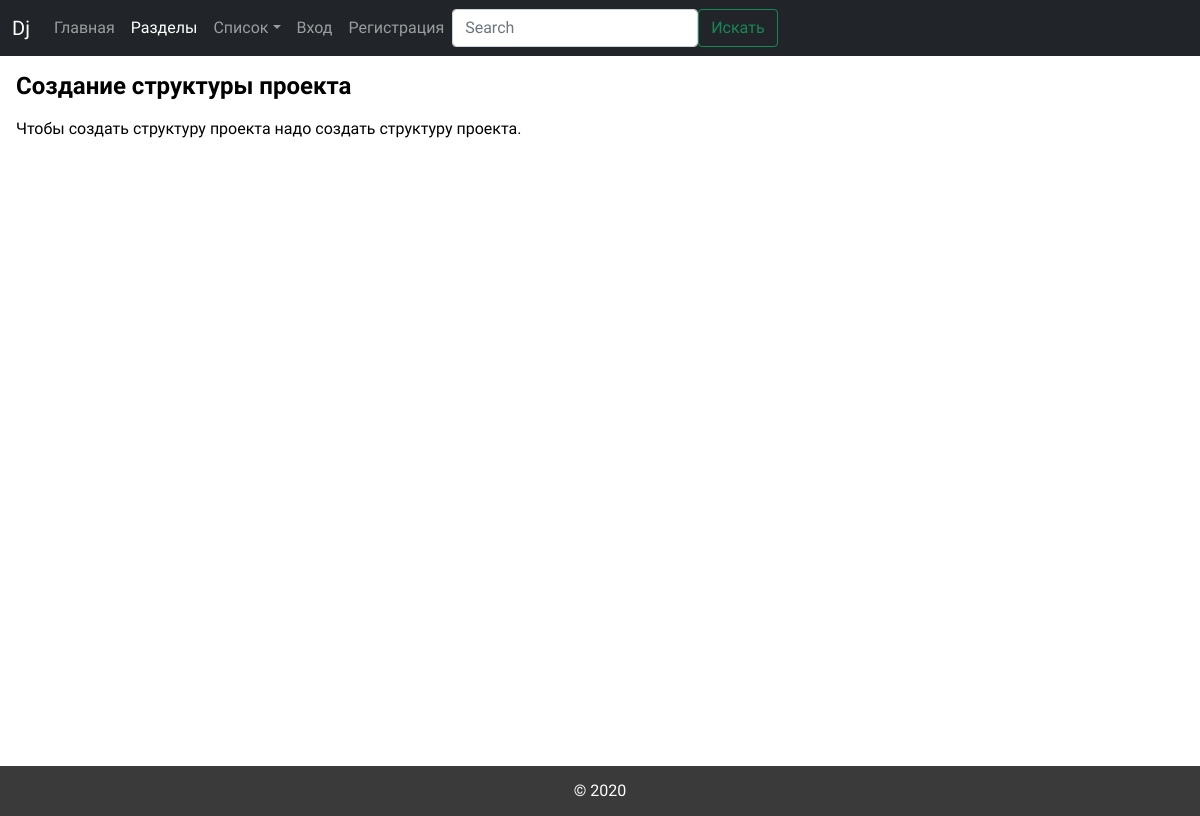
The app's page /learn/4 with its own data.
### main/models.py (models this page shows, shortened)
class titleList(models.Model):
    id_title = models.AutoField(primary_key=True)
    id_section = models.ForeignKey(sectionList, on_delete=models.PROTECT, verbose_name="Раздел")
    title = models.CharField(max_length = 50, verbose_name="Пост")
    article_text = models.TextField(null=True, verbose_name="Текст")
    class Meta:
        verbose_name = 'Пост'
        verbose_name_plural = 'Посты'

### learn/views.py (the view)
# urls.py: path('<int:pk>', views.newDetailView.as_view(), name='news_detail'),
class newDetailView(DetailView):
    model = titleList
    template_name = "learn/page.html"
    context_object_name = "article"
    print(titleList.title)

### learn/templates/learn/page.html
{% extends "learn/wrapper.html" %}
{% block content %}
<main>
<section class="p-3 sectionMM">
    <p class="section h4 w-100">{{article.title}}</p>
    <p>
        {% autoescape off %}
        {{article.article_text|linebreaks}}
        {% endautoescape %}
    </p>
</section>
</main>
{% endblock %}

### records on screen
titleList: title "Создание структуры проекта", article_text "Чтобы создать структуру проекта надо создать структуру проекта."
